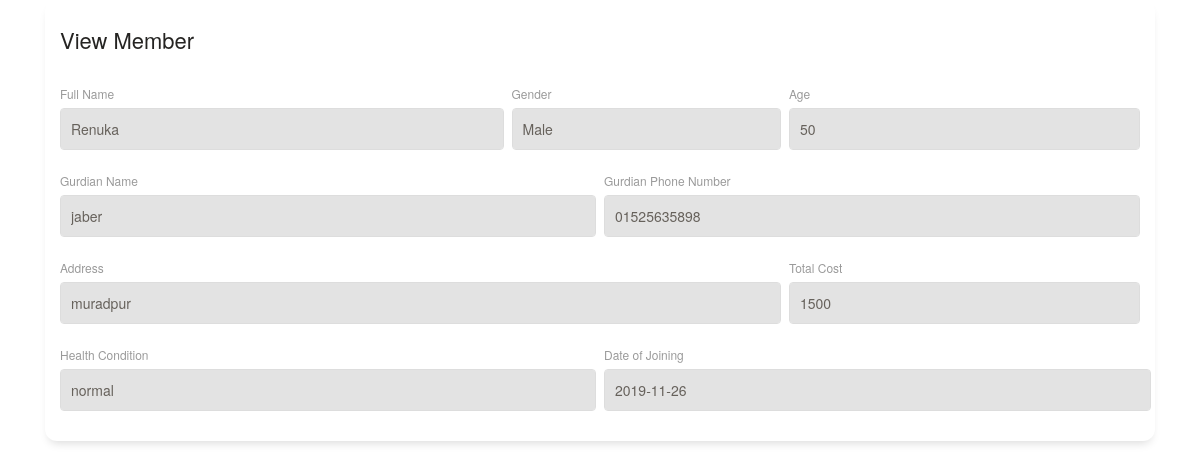
The page /views/iframe.php?id=4 on the database its author committed.
### tables this page shows
CREATE TABLE `member` (
  `id` int(11) NOT NULL,
  `fullname` text DEFAULT NULL,
  `gender` text DEFAULT NULL,
  `age` text DEFAULT NULL,
  `gurdianname` text DEFAULT NULL,
  `gurdianpnumber` text DEFAULT NULL,
  `address` text DEFAULT NULL,
  `health` text DEFAULT NULL,
  `joindate` date DEFAULT NULL,
  `cost` text DEFAULT NULL,
  `member_id` text NOT NULL,
  `notification` text NOT NULL DEFAULT 'no',
  `status` text DEFAULT 'no',
  `left_member` varchar(3) NOT NULL DEFAULT 'no'
);

### src/Class/Model/DatabaseConnection.php (called while the page is built, shortened)
<?php
class DatabaseConnection
{
    public function __construct()
    {
        try {
            $this->conn = new PDO("mysql:host=localhost;dbname=old_age_home","root","");
        }
        catch(PDOException $event)
        {
            echo "Connection failed: " . $event->getMessage();
        }
    }
}

### src/Class/DataManipulation/DataManipulation.php (called while the page is built, shortened)
<?php
class DataManipulation extends DB
{
    public function singleMember($id)
    {
        $sql = "select * from member WHERE id = '".$id."'";
        $data = $this->conn->query($sql);
        $data->setFetchMode(PDO::FETCH_OBJ);
        $status = $data->fetch();
        return $status;
    }
}

### views/iframe.php (the view, shortened to what this page needs)
<!DOCTYPE html>
<html lang="en">
<head>
    <link href="https://maxcdn.bootstrapcdn.com/font-awesome/latest/css/font-awesome.min.css" rel="stylesheet">
    <link href="../contents/css/bootstrap.min.css" rel="stylesheet" />
    <link href="../contents/css/paper-dashboard.css?v=2.0.0" rel="stylesheet" />
    <link href="../contents/demo/demo.css" rel="stylesheet" />
    <link href="../contents/plugins/custom-scrollbar/jquery.mCustomScrollbar.min.css" rel="stylesheet" />
    <link href="../contents/css/fontawesome-free-5.11.1-web/css/all.min.css" rel="stylesheet" />
    <link href="../contents/plugins/jquery-ui/jquery-ui.css" rel="stylesheet" />
    <link href="../contents/plugins/jquery.fancybox.min.css" rel="stylesheet" />
</head>
<div class="content container ">
    <div class="row">
        <div class="col-md-12">
            <div class="card card-user">
                <div class="card-header">
                    <h5 class="card-title">View Member</h5>
                </div>
                <div class="card-body">
                    <?php
                    $dataManipulation = new DataManipulation();
                    $id =  $_GET['id'];
                    $data = $dataManipulation->singleMember($id);
                    if ($data){
                    ?>
                    <form action="../dataprocess/process.php" method="post">
                        <div class="row">
                            <div class="col-md-5 pr-1">
                                <div class="form-group">
                                    <label>Full Name</label>
                                    <input type="text" disabled class="form-control" value="<?php echo $data->fullname ?>" name="fullname" placeholder="Fullname">
                                </div>
                            </div>
                            <div class="col-md-3 px-1">
                                <div class="form-group">
                                    <label>Gender</label>
                                    <input type="text" disabled class="form-control" value="<?php echo $data->gender ?>" >
                                </div>
                            </div>
                            <div class="col-md-4 pl-1">
                                <div class="form-group">
                                    <label>Age</label>
                                    <input type="number" disabled value="<?php echo $data->age ?>"  name="age" class="form-control" placeholder="Age">
                                </div>
                            </div>
                        </div>
                        <div class="row">
                            <div class="col-md-6 pr-1">
                                <div class="form-group">
                                    <label>Gurdian Name</label>
                                    <input type="text" disabled class="form-control" value="<?php echo $data->gurdianname ?>" name="gurdianname" placeholder="Gurdian name">
                                </div>
                            </div>
                            <div class="col-md-6 pl-1">
                                <div class="form-group">
                                    <label>Gurdian Phone Number</label>
                                    <input type="number" disabled class="form-control" value="<?php echo $data->gurdianpnumber ?>" name="gurdianpnumber" placeholder="Phone Number">
                                </div>
                            </div>
                        </div>
                        <div class="row">
                            <div class="col-md-8 pr-1">
                                <div class="form-group">
                                    <label>Address</label>
                                    <input type="text" disabled class="form-control" value="<?php echo $data->address ?>" name="address" placeholder="Home Address" >
                                </div>
                            </div>
                            <div class="col-md-4 pl-1">
                                <div class="form-group">
                                    <label>Total Cost</label>
                                    <input type="number" disabled class="form-control" value="<?php echo $data->cost ?>" name="cost" placeholder="Cost" >
                                </div>
                            </div>
                        </div>
                        <div class="row">
                            <div class="col-md-6 pr-1">
                                <div class="form-group">
                                    <label>Health Condition</label>
                                    <input type="text" disabled class="form-control" value="<?php echo $data->health ?>" name="health" placeholder="Health Condition">
                                </div>
                            </div>
                            <div class="col-md-6 px-1">
                                <div class="form-group">
                                    <label>Date of Joining</label>
                                    <input type="text" disabled class="form-control datepicker" value="<?php echo $data->joindate ?>" name="joindate" placeholder="Joining Date" >
                                </div>
                            </div>
                        </div>
                    </form>
                    <?php }
                    ?>
                </div>
            </div>
        </div>
    </div>
</div>
</body>
</html>

### rows shown on the page
member: fullname "Renuka", gender "Male", age "50", gurdianname "jaber", gurdianpnumber "01525635898", address "muradpur", cost "1500", health "normal", joindate "2019-11-26"
